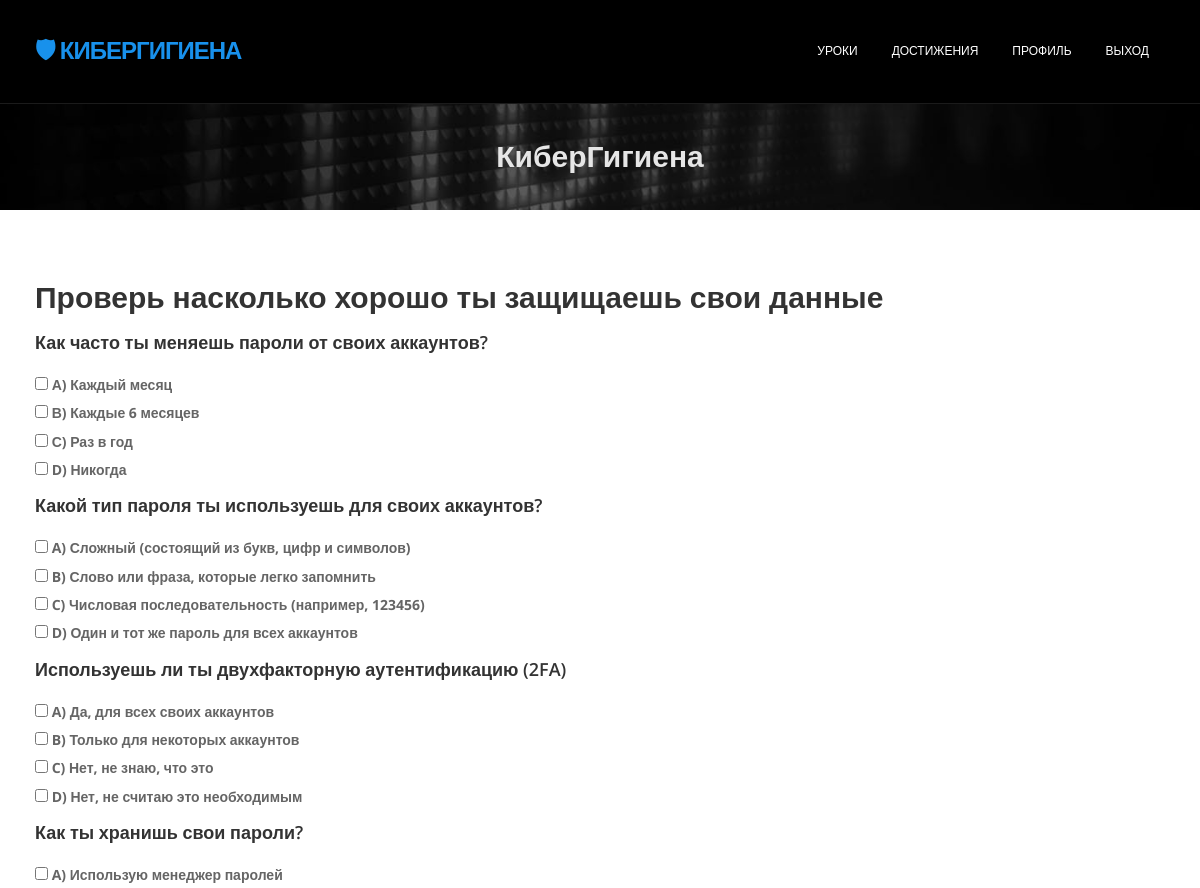
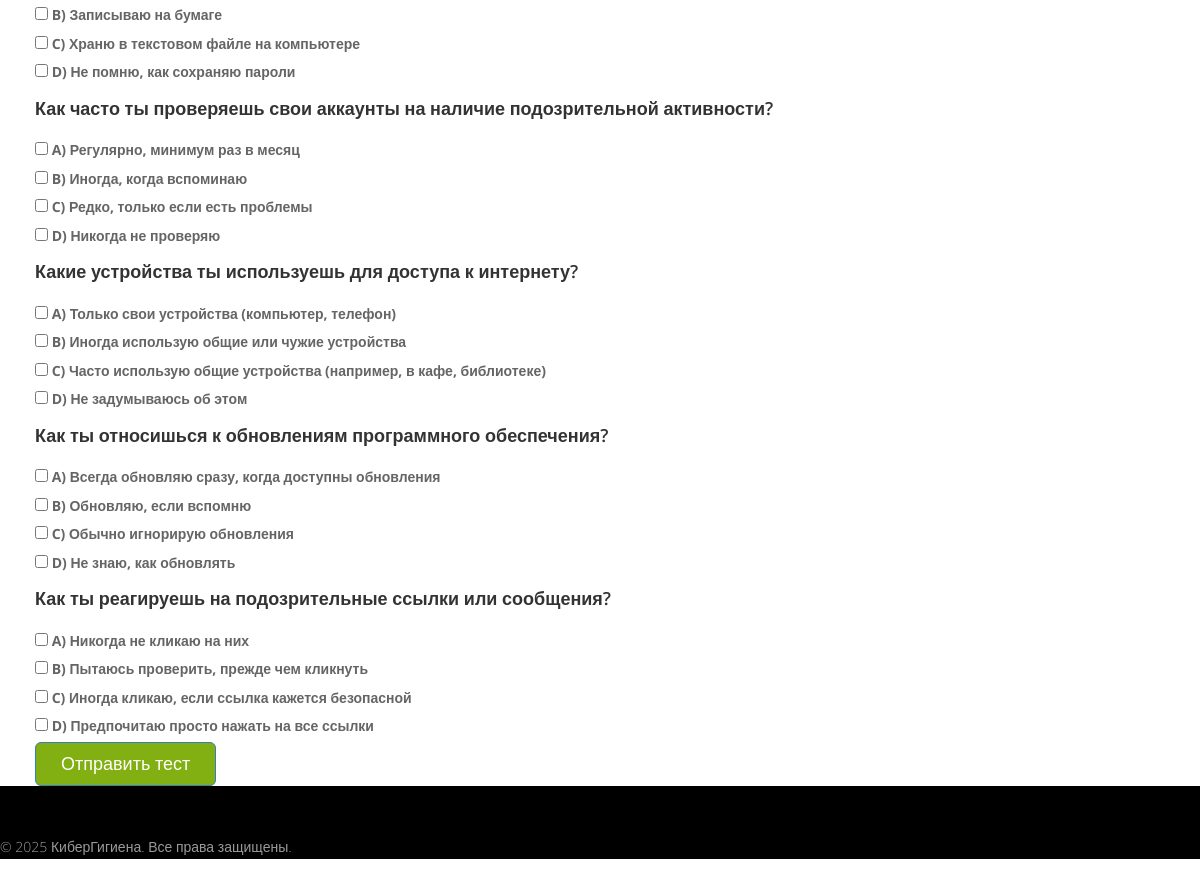
Page /test/2/ (signed in) on the committed database (2 pictures, top to bottom).
### kyberapp/models.py (models this page shows, shortened)
class Test(models.Model):
    lesson = models.ForeignKey(Lesson, related_name='tests',
                               on_delete=models.CASCADE, verbose_name='Урок')
    title = models.CharField(_('Название теста'), max_length=255)
    is_active = models.BooleanField(_('Активен'), default=True)
    created_at = models.DateTimeField(_('Дата создания'), auto_now_add=True)
    class Meta:
        verbose_name = "Тест"
        verbose_name_plural = "Тесты"

class Question(models.Model):
    test = models.ForeignKey(Test, related_name='questions',
                             on_delete=models.CASCADE, verbose_name='Тест')
    question_text = models.TextField(_('Текст вопроса'))
    question_type = models.CharField(
        _('Тип вопроса'),
        max_length=50,
        choices=[
            ('one', 'Один правильный ответ'),
            ('multiple', 'Несколько правильных ответов')
        ]
    )
    class Meta:
        verbose_name = "Вопрос"
        verbose_name_plural = "Вопросы"

class Answer(models.Model):
    question = models.ForeignKey(Question, related_name='answers',
                                 on_delete=models.CASCADE,
                                 verbose_name='Вопрос')
    answer_text = models.CharField(_('Текст ответа'), max_length=255)
    is_correct = models.BooleanField(_('Правильный'), default=False)
    class Meta:
        verbose_name = "Ответ"
        verbose_name_plural = "Ответы"

### kyberapp/views.py (the view, shortened to what this page needs)
# urls.py: path('test/<int:test_id>/', views.take_test, name='test_detail'),
@login_required
def take_test(request, test_id):
    test = get_object_or_404(Test, id=test_id)  # Получаем тест по ID, если тест не найден, возвращаем 404 ошибку.
    questions = test.questions.all()  # Получаем все вопросы для данного теста.
    tasks = Task.objects.filter(lesson=test.lesson)  # Получаем задачи для текущей лекции, связанной с тестом.
    score = 0  # Изначальный балл теста (0 баллов).
    return render(request, 'kyberapp/take_test.html', {'test': test, 'questions': questions})

### kyberapp/templates/kyberapp/take_test.html (shortened to what this page needs)
{% extends "kyberapp/base.html" %}
{% block content %}
    <h2>{{ test.title }}</h2>
    <form method="post">
        <div class="mb-4">
            {% for question in questions %}
                <div class="question mb-3">
                    <h4>{{ question.question_text }}</h4>
                    {% for answer in question.answers.all %}
                        <div class="form-check">
                            <input class="form-check-input" type="checkbox" name="question_{{ question.id }}" value="{{ answer.id }}" id="answer_{{ answer.id }}">
                            <label class="form-check-label" for="answer_{{ answer.id }}">
                                {{ answer.answer_text }}
                            </label>
                        </div>
                    {% endfor %}
                </div>
            {% endfor %}
        </div>
        <button type="submit" class="btn btn-primary btn-lg">Отправить тест</button>
    </form>
{% endblock %}

### kyberapp/static/css/style.css (style rules this page uses)
body { font-family:'Open Sans', Arial, sans-serif; font-size:14px; font-weight:300; line-height:1.6em; color:#656565; }
h1,h2, h3, h4, h5, h6 { font-family:'Open Sans', Arial, sans-serif; font-weight: 600; line-height:1.1em; color:#333; margin-bottom: 20px; }
.btn { text-align: center; background: #82AF11; color: #fff; padding: 9px 25px; }

### rows in the picture
Test: title "Проверь насколько хорошо ты защищаешь свои данные"
Question: question_text "Как часто ты меняешь пароли от своих аккаунтов?"
Answer: answer_text "А) Каждый месяц"
Answer: answer_text "В) Каждые 6 месяцев"
Answer: answer_text "С) Раз в год"
Answer: answer_text "D) Никогда"
Question: question_text "Какой тип пароля ты используешь для своих аккаунтов?"
Answer: answer_text "A) Сложный (состоящий из букв, цифр и символов)"
Answer: answer_text "B) Слово или фраза, которые легко запомнить"
Answer: answer_text "C) Числовая последовательность (например, 123456)"
Answer: answer_text "D) Один и тот же пароль для всех аккаунтов"
Question: question_text "Используешь ли ты двухфакторную аутентификацию (2FA)"
Answer: answer_text "A) Да, для всех своих аккаунтов"
Answer: answer_text "B) Только для некоторых аккаунтов"
Answer: answer_text "C) Нет, не знаю, что это"
Answer: answer_text "D) Нет, не считаю это необходимым"
Question: question_text "Как ты хранишь свои пароли?"
Answer: answer_text "A) Использую менеджер паролей"
Answer: answer_text "B) Записываю на бумаге"
Answer: answer_text "C) Храню в текстовом файле на компьютере"
Answer: answer_text "D) Не помню, как сохраняю пароли"
Question: question_text "Как часто ты проверяешь свои аккаунты на наличие подозрительной активности?"
Answer: answer_text "A) Регулярно, минимум раз в месяц"
Answer: answer_text "B) Иногда, когда вспоминаю"
Answer: answer_text "C) Редко, только если есть проблемы"
Answer: answer_text "D) Никогда не проверяю"
Question: question_text "Какие устройства ты используешь для доступа к интернету?"
Answer: answer_text "A) Только свои устройства (компьютер, телефон)"
Answer: answer_text "B) Иногда использую общие или чужие устройства"
Answer: answer_text "C) Часто использую общие устройства (например, в кафе, библиотеке)"
Answer: answer_text "D) Не задумываюсь об этом"
Question: question_text "Как ты относишься к обновлениям программного обеспечения?"
Answer: answer_text "A) Всегда обновляю сразу, когда доступны обновления"
Answer: answer_text "B) Обновляю, если вспомню"
Answer: answer_text "C) Обычно игнорирую обновления"
Answer: answer_text "D) Не знаю, как обновлять"
Question: question_text "Как ты реагируешь на подозрительные ссылки или сообщения?"
Answer: answer_text "A) Никогда не кликаю на них"
Answer: answer_text "B) Пытаюсь проверить, прежде чем кликнуть"
Answer: answer_text "C) Иногда кликаю, если ссылка кажется безопасной"
Answer: answer_text "D) Предпочитаю просто нажать на все ссылки"

### other values in the picture
{{ year|default:2025 }} "2025"
